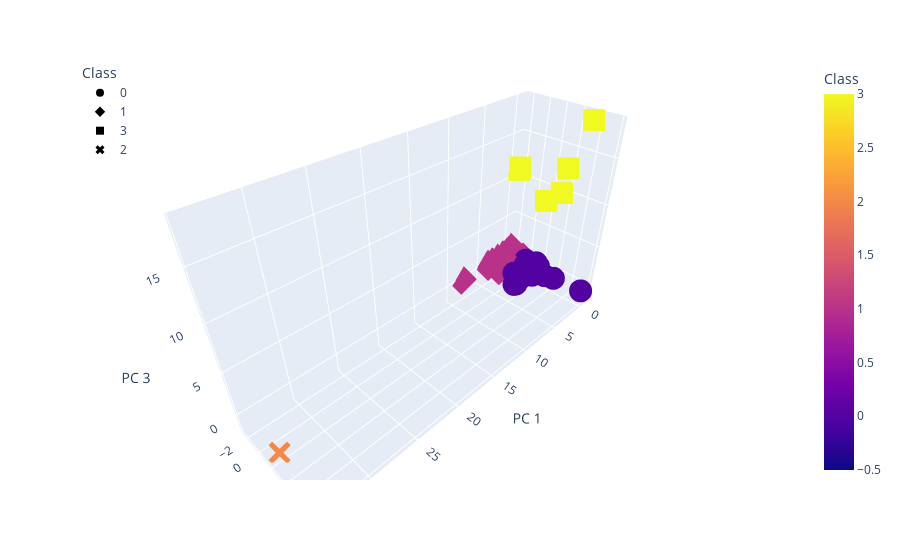

Notebook code for this chart:
### Markdown cell above
### Deliverable 4: Visualizing Cryptocurrencies Results

#### 3D-Scatter with Clusters

### Code cell
# Creating a 3D-Scatter with the PCA data and the clusters
fig = px.scatter_3d(
    clustered_df,
    x="PC 1",
    y="PC 2",
    z="PC 3",
    color="Class",
    symbol="Class",
    hover_name="CoinName",
    hover_data=["Algorithm"],
    width=800,
)
fig.update_layout(legend=dict(x=0, y=1))
fig.show()

### Figure 1 — Plotly figure (JSON) as saved in the notebook; plotly's stock layout.template omitted (floating-point values rounded to 4 significant figures; data arrays with more than 128 entries replaced by an {"elided": "..."} marker saying what was removed)
{"data": [{"customdata": {"elided": "286x1 str values"}, "hovertemplate": "<b>%{hovertext}</b><br><br>Class=%{marker.color}<br>PC 1=%{x}<br>PC 2=%{y}<br>PC 3=%{z}<br>Algorithm=%{customdata[0]}<extra></extra>", "hovertext": {"elided": "286 str values"}, "legendgroup": "0", "marker": {"color": {"elided": "286 int values"}, "coloraxis": "coloraxis", "symbol": "circle"}, "mode": "markers", "name": "0", "scene": "scene", "showlegend": true, "type": "scatter3d", "x": {"elided": "286 float values"}, "y": {"elided": "286 float values"}, "z": {"elided": "286 float values"}}, {"customdata": {"elided": "239x1 str values"}, "hovertemplate": "<b>%{hovertext}</b><br><br>Class=%{marker.color}<br>PC 1=%{x}<br>PC 2=%{y}<br>PC 3=%{z}<br>Algorithm=%{customdata[0]}<extra></extra>", "hovertext": {"elided": "239 str values"}, "legendgroup": "1", "marker": {"color": {"elided": "239 int values"}, "coloraxis": "coloraxis", "symbol": "diamond"}, "mode": "markers", "name": "1", "scene": "scene", "showlegend": true, "type": "scatter3d", "x": {"elided": "239 float values"}, "y": {"elided": "239 float values"}, "z": {"elided": "239 float values"}}, {"customdata": [["VeChainThor Authority"], ["Proof-of-BibleHash"], ["SHA-256 + Hive"], ["Proof-of-Authority"], ["ECC 256K1"], ["Leased POS"]], "hovertemplate": "<b>%{hovertext}</b><br><br>Class=%{marker.color}<br>PC 1=%{x}<br>PC 2=%{y}<br>PC 3=%{z}<br>Algorithm=%{customdata[0]}<extra></extra>", "hovertext": ["Vechain", "BiblePay", "LitecoinCash", "Poa Network", "Acute Angle Cloud", "Waves"], "legendgroup": "3", "marker": {"color": [3, 3, 3, 3, 3, 3], "coloraxis": "coloraxis", "symbol": "square"}, "mode": "markers", "name": "3", "scene": "scene", "showlegend": true, "type": "scatter3d", "x": [4.41, -0.2854, -0.4036, -0.5715, -0.4019, -0.3815], "y": [1.425, 1.889, 3.874, -2.23, 3.58, 5.781], "z": [13.84, 8.667, 13.0, 10.85, 10.16, 18.41]}, {"customdata": [["TRC10"]], "hovertemplate": "<b>%{hovertext}</b><br><br>Class=%{marker.color}<br>PC 1=%{x}<br>PC 2=%{y}<br>PC 3=%{z}<br>Algorithm=%{customdata[0]}<extra></extra>", "hovertext": ["BitTorrent"], "legendgroup": "2", "marker": {"color": [2], "coloraxis": "coloraxis", "symbol": "x"}, "mode": "markers", "name": "2", "scene": "scene", "showlegend": true, "type": "scatter3d", "x": [34.02], "y": [1.636], "z": [-1.604]}], "layout": {"autosize": true, "coloraxis": {"colorbar": {"title": {"text": "Class"}}, "colorscale": [[0, "#0d0887"], [0.1111, "#46039f"], [0.2222, "#7201a8"], [0.3333, "#9c179e"], [0.4444, "#bd3786"], [0.5556, "#d8576b"], [0.6667, "#ed7953"], [0.7778, "#fb9f3a"], [0.8889, "#fdca26"], [1, "#f0f921"]]}, "legend": {"title": {"text": "Class"}, "tracegroupgap": 0, "x": 0, "y": 1}, "margin": {"t": 60}, "scene": {"aspectmode": "auto", "aspectratio": {"x": 1.783, "y": 0.5435, "z": 1.032}, "domain": {"x": [0, 1], "y": [0, 1]}, "xaxis": {"title": {"text": "PC 1"}, "type": "linear"}, "yaxis": {"title": {"text": "PC 2"}, "type": "linear"}, "zaxis": {"title": {"text": "PC 3"}, "type": "linear"}}}}
